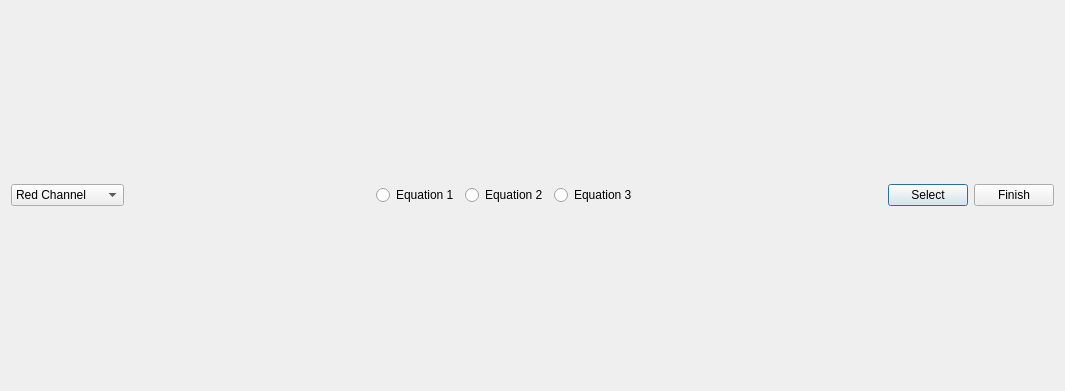
<?xml version="1.0" encoding="UTF-8"?>
<ui version="4.0">
    <class>Dialog</class>
    <widget class="QDialog" name="Dialog">
        <property name="geometry">
            <rect>
                <x>0</x>
                <y>0</y>
                <width>1065</width>
                <height>391</height>
            </rect>
        </property>
        <property name="windowTitle">
            <string>Dialog</string>
        </property>
        <layout class="QHBoxLayout" name="horizontalLayout">
            <item>
                <layout class="QVBoxLayout" name="verticalLayout_8">
                    <item>
                        <layout class="QHBoxLayout" name="horizontalLayout_5">
                            <item>
                                <widget class="QComboBox" name="comboBox">
                                    <item>
                                        <property name="text">
                                            <string>Red Channel</string>
                                        </property>
                                    </item>
                                    <item>
                                        <property name="text">
                                            <string>Green Channel</string>
                                        </property>
                                    </item>
                                    <item>
                                        <property name="text">
                                            <string>Blue Channel</string>
                                        </property>
                                    </item>
                                </widget>
                            </item>
                            <item>
                                <spacer name="horizontalSpacer">
                                    <property name="orientation">
                                        <enum>Qt::Horizontal</enum>
                                    </property>
                                    <property name="sizeHint" stdset="0">
                                        <size>
                                            <width>40</width>
                                            <height>20</height>
                                        </size>
                                    </property>
                                </spacer>
                            </item>
                            <item>
                                <widget class="QRadioButton" name="radioButton_eq1">
                                    <property name="text">
                                        <string>Equation 1</string>
                                    </property>
                                </widget>
                            </item>
                            <item>
                                <widget class="QRadioButton" name="RadioButton_eq2">
                                    <property name="text">
                                        <string>Equation 2</string>
                                    </property>
                                </widget>
                            </item>
                            <item>
                                <widget class="QRadioButton" name="radioButton_3">
                                    <property name="text">
                                        <string>Equation 3</string>
                                    </property>
                                </widget>
                            </item>
                            <item>
                                <spacer name="horizontalSpacer_2">
                                    <property name="orientation">
                                        <enum>Qt::Horizontal</enum>
                                    </property>
                                    <property name="sizeHint" stdset="0">
                                        <size>
                                            <width>40</width>
                                            <height>20</height>
                                        </size>
                                    </property>
                                </spacer>
                            </item>
                            <item>
                                <widget class="QPushButton" name="select_curve">
                                    <property name="text">
                                        <string>Select</string>
                                    </property>
                                </widget>
                            </item>
                            <item>
                                <widget class="QPushButton" name="finish_button">
                                    <property name="text">
                                        <string>Finish</string>
                                    </property>
                                </widget>
                            </item>
                        </layout>
                    </item>
                </layout>
            </item>
        </layout>
    </widget>
    <resources/>
    <connections/>
</ui>
